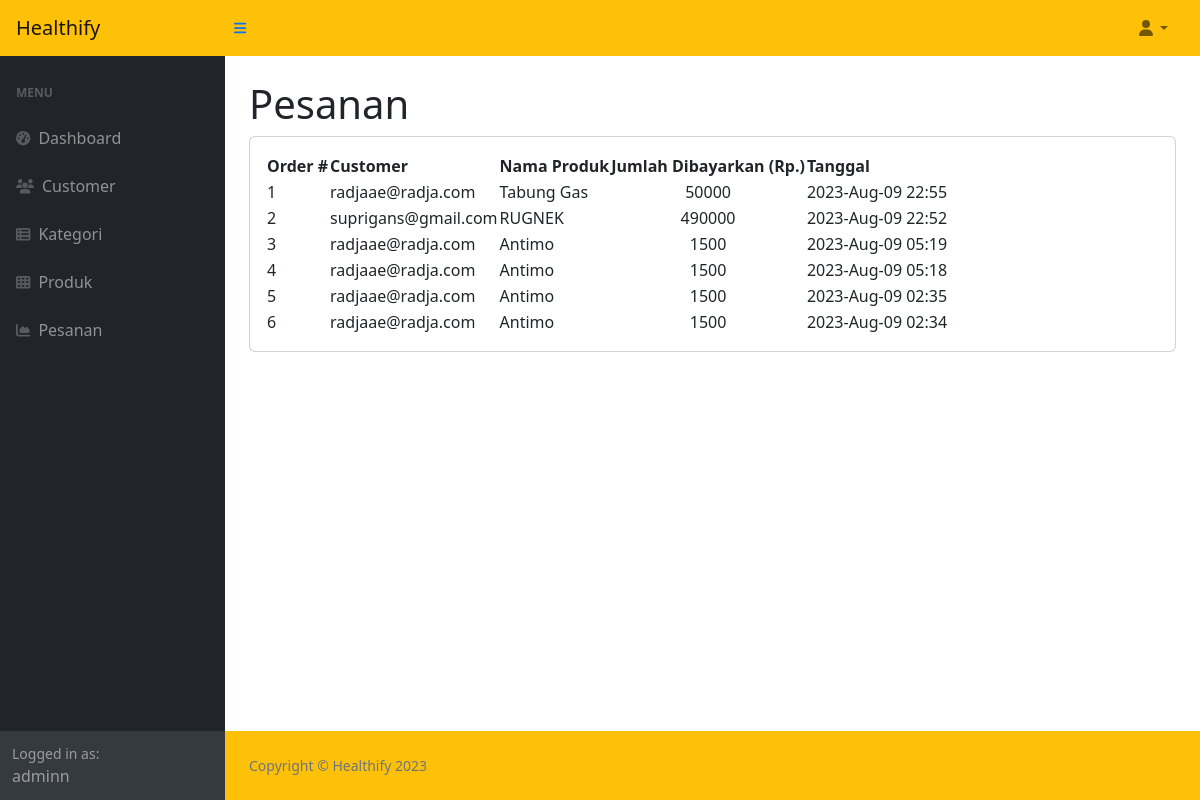
Page /admin/orders.php (signed in) on the committed database.
### tables this page shows
CREATE TABLE `orders` (
  `order_id` int(11) NOT NULL,
  `product_id` int(11) NOT NULL,
  `quantity` int(11) NOT NULL,
  `address` varchar(255) NOT NULL,
  `bank` int(25) NOT NULL,
  `customer_email` varchar(100) NOT NULL,
  `date_added` datetime NOT NULL DEFAULT current_timestamp() ON UPDATE current_timestamp()
);

CREATE TABLE `products` (
  `productID` int(11) NOT NULL,
  `productname` varchar(100) NOT NULL,
  `price` int(11) NOT NULL,
  `category` varchar(100) NOT NULL,
  `product_image` varchar(100) NOT NULL
);

### admin/orders.php (the view, shortened to what this page needs)
<?php include("template/header.php");?>
<?php include("template/navbar.php");?>
  <div id="layoutSidenav_content">
      <main>
          <div class="container-fluid px-4">
          <h1 class="mt-4">Pesanan</h1>
          <?php
            $query = "SELECT * FROM `orders` INNER JOIN `products` ON orders.product_id = products.productID ORDER BY `date_added` DESC";
            $result = mysqli_query($conn, $query) or die(mysqli_error($conn));
          ?>
          <div class="card mb-4">
            <div class="card-body">
              <table id="datatablesSimple">
                <thead>
                  <tr>
                    <th scope="col">Order #</th>
                    <th scope="col">Customer</th>
                    <th scope="col">Nama Produk</th>
                    <th scope="col">Jumlah Dibayarkan (Rp.)</th>
                    <th scope="col">Tanggal</th>
                  </tr>
                </thead>
                <tbody>
                  <?php
                      $i = 0;
                    while ($row = mysqli_fetch_array($result)) {
                      $i = ++$i ;
                  ?>
                  <tr>
                    <td><?php echo $i ?></td>
                    <td><?php echo $row['customer_email'] ?></td>
                    <td><?php echo $row['productname'] ?></td>
                    <td align="center"><?php echo $row['price'] ?></td>
                    <td><?php echo date_format(new DateTime($row['date_added']), "Y-M-d H:i")  ?></td>
                  </tr>
                  <?php  }	?>
                </tbody>
                </table>
              </div>
            </div>
          </div>
      </main>
<?php include("template/footer.php");?>

### rows in the picture
orders: customer_email "radjaae@radja.com", product.productname "Tabung Gas", product.price "50000", date_added "2023-Aug-09 22:55"
orders: customer_email "suprigans@gmail.com", product.productname "RUGNEK", product.price "490000", date_added "2023-Aug-09 22:52"
orders: customer_email "radjaae@radja.com", product.productname "Antimo", product.price "1500", date_added "2023-Aug-09 05:19"
orders: customer_email "radjaae@radja.com", product.productname "Antimo", product.price "1500", date_added "2023-Aug-09 05:18"
orders: customer_email "radjaae@radja.com", product.productname "Antimo", product.price "1500", date_added "2023-Aug-09 02:35"
orders: customer_email "radjaae@radja.com", product.productname "Antimo", product.price "1500", date_added "2023-Aug-09 02:34"

### other values in the picture
$_SESSION['name'] "adminn"
